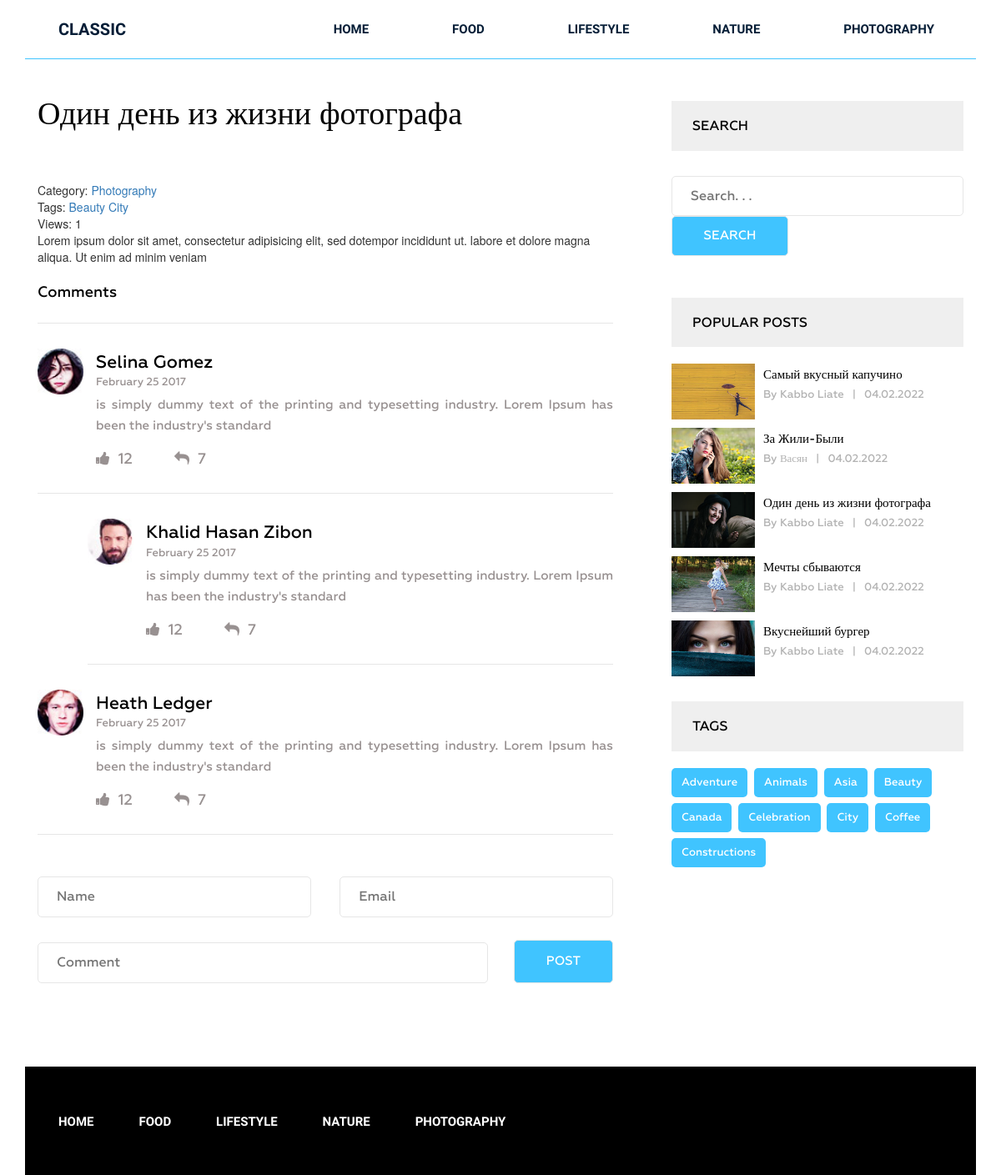
Page /post/odin-den-iz-zhizni-fotografa/ on the earlier database version.
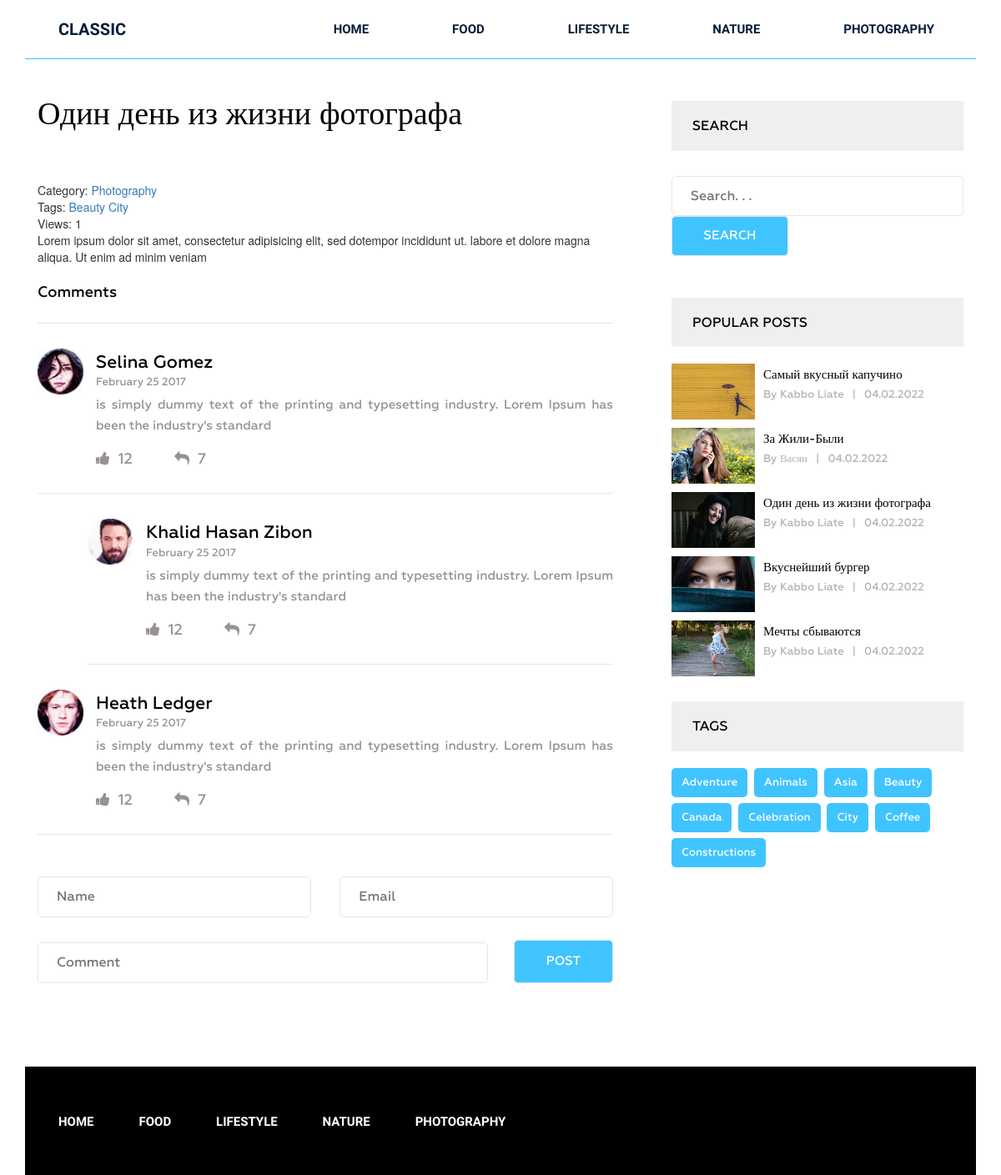
Same page on the later database version.
### blog/models.py (models this page shows, shortened)
class Category(models.Model):
    title = models.CharField(max_length=64)
    slug = models.SlugField(max_length=64, verbose_name='Url', unique=True)
    def __str__(self):
        return self.title
    def get_absolute_url(self):
        return reverse('category', kwargs={"slug":self.slug})
    class Meta:
        verbose_name = 'Категория(ю)'
        verbose_name_plural = 'Категории'
        ordering = ['title']

class Post(models.Model):
    title = models.CharField(max_length=64)
    slug = models.SlugField(max_length=64, verbose_name='Url', unique=True)
    author = models.CharField(max_length=64)
    content = models.TextField(blank=True)
    created_at = models.DateTimeField(auto_now_add=True, verbose_name='Опубликовано')
    updated_at = models.DateTimeField(auto_now=True,verbose_name='Последнее обновление')
    photo = models.ImageField(upload_to='photos/%Y/%m/%d/', blank = True)
    views = models.IntegerField(default = 0, verbose_name='Количество просмотров')
    category = models.ForeignKey(Category, on_delete=models.PROTECT, related_name='posts')
    tags = models.ManyToManyField(Tag, blank=True, related_name='posts')
    def get_absolute_url(self):
        return reverse('post', kwargs={"slug": self.slug})
    class Meta:
        verbose_name = 'Статья(ю)'
        verbose_name_plural = 'Статьи'
        ordering = ['-created_at']

class Tag(models.Model):
    title = models.CharField(max_length=64)
    slug = models.SlugField(max_length=64, verbose_name='Url', unique=True)
    def get_absolute_url(self):
        return reverse('tag', kwargs={"slug":self.slug})
    class Meta:
        verbose_name = 'Тэг'
        verbose_name_plural = 'Тэги'
        ordering = ['title']

### blog/views.py (the view)
# urls.py: path('post/<str:slug>/', GetPost.as_view(), name='post'),
class GetPost(DetailView):
    model = Post
    template_name = 'blog/single.html'
    context_object_name = 'post'
    def get_context_data(self, *, object_list=None, **kwargs):
        context = super().get_context_data(**kwargs)
        self.object.views = F('views') +1
        self.object.save()
        self.object.refresh_from_db()
        return context

### blog/templatetags/menu.py (called while the page is built)
@register.inclusion_tag('blog/menu_tpl.html')
def show_menu(menu_class='menu'):
    categories = Category.objects.all()
    return {"categories": categories, "menu_class":menu_class}

### blog/templatetags/sidebar.py (called while the page is built)
@register.inclusion_tag('blog/popular_posts_tpl.html')
def get_popular(cnt=3):
    posts = Post.objects.order_by('-views')[:cnt]
    return {"posts": posts}

@register.inclusion_tag('blog/tags_tpl.html')
def get_tags():
    tags = Tag.objects.all()
    return {"tags":tags}

### blog/templates/blog/single.html (shortened to what this page needs)
{% extends 'base.html' %}
{% load static %}
{% load sidebar %}
{% block content %}
<section class="single-blog-area">
    <div class="container">
        <div class="row">
            <div class="col-md-12">
                <div class="border-top">
                    <div class="col-md-8">
                        <div class="blog-area">
                            <div class="blog-area-part">
                                <h2>{{ post.title }}</h2>
                                <div class="single-content">
                                    <div>
                                        <span>Category: <a href="{{ post.category.get_absolute_url }}">{{ post.category }}</a></span>
                                        <br>
                                        {% if post.tags.exists %}
                                        <span>
                                            Tags:
                                            {% for tag in post.tags.all %}
                                            <a href="{{ tag.get_absolute_url }}">{{ tag.title }}</a>
                                            {% endfor %}
                                        </span>
                                        <br>
                                        {% endif %}
                                        <span>Views: {{ post.views }}</span>
                                    </div>
                                    {{ post.content|safe }}
                                </div>
                            </div>
                            <div class="commententries">
                                <h3>Comments</h3>
                                <ul class="commentlist">
                                    <li>
                                        <article class="comment">
                                            <header class="comment-author">
                                                <img src="img/author-1.jpg" alt="">
                                            </header>
                                            <section class="comment-details">
                                                <div class="author-name">
                                                    <h5><a href="#">Selina Gomez</a></h5>
                                                    <p>February 25 2017</p>
                                                </div>
                                                <div class="comment-body">
                                                    <p>is simply dummy text of the printing and typesetting industry.
                                                        Lorem Ipsum has been the industry's standard </p>
                                                </div>
                                                <div class="reply">
                                                    <p><span><a href="#"><i class="fa fa-thumbs-up"
                                                                            aria-hidden="true"></i></a>12</span><span><a
                                                            href="#"><i class="fa fa-reply" aria-hidden="true"></i></a>7</span>
                                                    </p>
                                                </div>
                                            </section>
                                        </article>
                                        <ul class="children">
                                            <li>
                                                <article class="comment">
                                                    <header class="comment-author">
                                                        <img src="img/author-2.jpg" alt="">
                                                    </header>
                                                    <section class="comment-details">
                                                        <div class="author-name">
                                                            <h5><a href="#">Khalid Hasan Zibon</a></h5>
                                                            <p>February 25 2017</p>
                                                        </div>
                                                        <div class="comment-body">
                                                            <p>is simply dummy text of the printing and typesetting
                                                                industry. Lorem Ipsum has been the industry's
                                                                standard </p>
                                                        </div>
                                                        <div class="reply">
                                                            <p><span><a href="#"><i class="fa fa-thumbs-up"
                                                                                    aria-hidden="true"></i></a>12</span><span><a
                                                                    href="#"><i class="fa fa-reply"
                                                                                aria-hidden="true"></i></a>7</span></p>
                                                        </div>
                                                    </section>
                                                </article>
                                            </li>
                                        </ul>
                                    </li>
                                    <li>
                                        <article class="comment">
                                            <header class="comment-author">
                                                <img src="img/author-3.jpg" alt="">
                                            </header>
                                            <section class="comment-details">
                                                <div class="author-name">
                                                    <h5><a href="#">Heath Ledger</a></h5>
                                                    <p>February 25 2017</p>
                                                </div>
                                                <div class="comment-body">
                                                    <p>is simply dummy text of the printing and typesetting industry.
                                                        Lorem Ipsum has been the industry's standard </p>
                                                </div>
                                                <div class="reply">
                                                    <p><span><a href="#"><i class="fa fa-thumbs-up"
                                                                            aria-hidden="true"></i></a>12</span><span><a
                                                            href="#"><i class="fa fa-reply" aria-hidden="true"></i></a>7</span>
                                                    </p>
                                                </div>
                                            </section>
                                        </article>
                                    </li>
                                </ul>
                            </div>
                            <form action="#" method="get">
                                <div class="name">
                                    <input type="text" name="" id="" placeholder="Name" class="name">
                                </div>
                                <div class="email">
                                    <input type="email" name="" id="" placeholder="Email" class="email">
                                </div>
                                <div class="comment">
                                    <input type="text" name="" id="" placeholder="Comment" class="comment">
                                </div>
                                <div class="post">
                                    <input type="submit" value="Post">
                                </div>
                            </form>
                        </div>
                    </div>
                    <div class="col-md-4">
                        <div class="newsletter">
                            <h2 class="sidebar-title">Search</h2>
                            <form action="{% url 'search' %}" method="get">
                                <input type="text" name="s" placeholder="Search. . .">
                                <input type="submit" value="Search">
                            </form>
                        </div>
                        {% get_popular 5 %}
                        {% get_tags %}
                    </div>
                </div>
            </div>
        </div>
    </div>
</section>
{% endblock %}

### blog/templates/base.html (shortened to what this page needs)
{% load static %}
{% load cache %}
<!DOCTYPE html>
<html lang="en">
<head>
    <link rel="stylesheet" href="{% static 'css/bootstrap.css' %}">
    <link rel="stylesheet" href="{% static 'css/font-awesome.min.css' %}">
    <link rel="stylesheet" href="{% static 'css/owl.carousel.min.css' %}">
    <link rel="stylesheet" href="{% static 'css/owl.theme.default.min.css' %}">
    <link rel="stylesheet" href="{% static 'style.css' %}">
    <link rel="stylesheet" href="{% static 'responsive.css' %}">
</head>
<body>
    <div class="wrapper">
        {% cache 20 header %}
        {% include 'inc/_header.html' %}
        {% endcache %}
        {% block content %}{% endblock %}
        {% cache 20 footer %}
        {% include 'inc/_footer.html' %}
        {% endcache %}
    </div>
</body>
</html>

### blog/templates/blog/popular_posts_tpl.html
<h2 class="sidebar-title">Popular posts</h2>
<div class="grid">
    {% for post in posts %}
    <div class="portfolio-item popular">
        {% if post.photo %}
        <img src="{{ post.photo.url }}" alt="{{ post.title }}">
        {% else %}
        <img src="https://picsum.photos/id/1060/300/201/?blur=2" alt="{{ post.title }}">
        {% endif %}
        <div class="portfolio-text">
            <h5><a href="{{ post.get_absolute_url }}">{{ post.title }}</a></h5>
            <p>By {{ post.author }}<span>|</span>{{ post.created_at|date:"d.m.Y" }}</p>
        </div>
    </div>
    {% endfor %}
</div>

### blog/templates/inc/_footer.html (shortened to what this page needs)
{% load menu %}
<footer class="footer">
    <div class="container">
        <div class="row">
            <div class="col-md-12">
                <div class="footer-bg">
                    <div class="row">
                        <div class="col-md-9">
                            <div class="footer-menu">
                                {% show_menu 'footer_menu' %}
                        </div>
                    </div>
                </div>
            </div>
        </div>
    </div>
</footer>

Differences in the rows shown:
changed Post "Вкуснейший бургер": moves up the list
